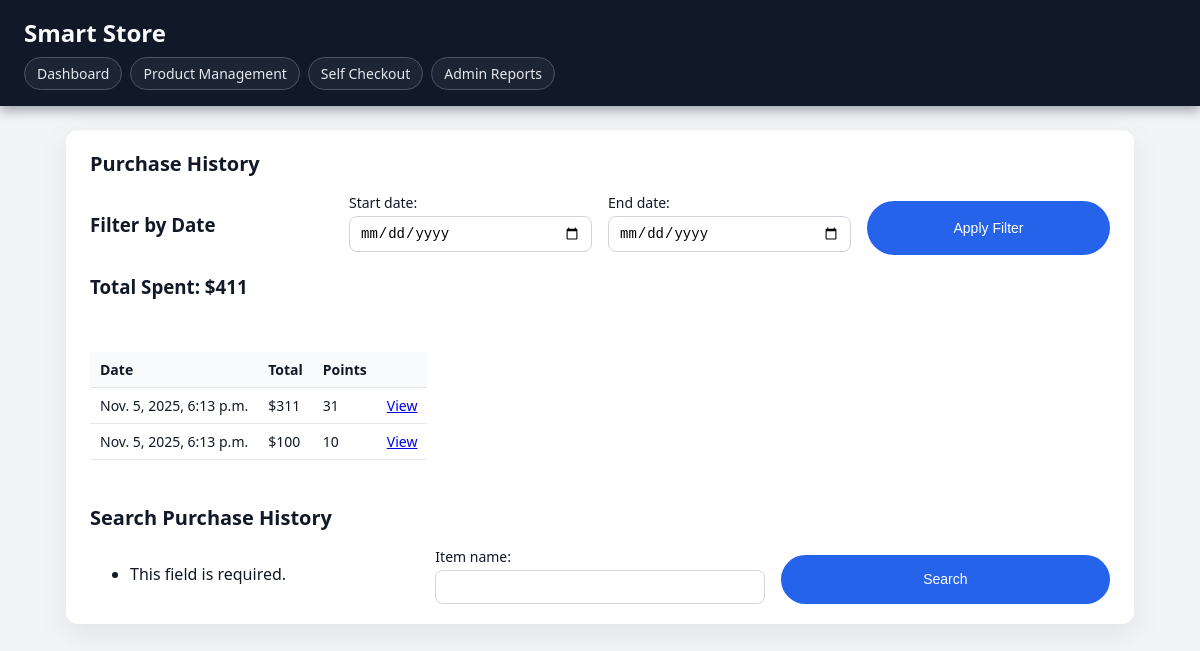
/customer/history/ (signed in), run on an earlier commit of the app's database.
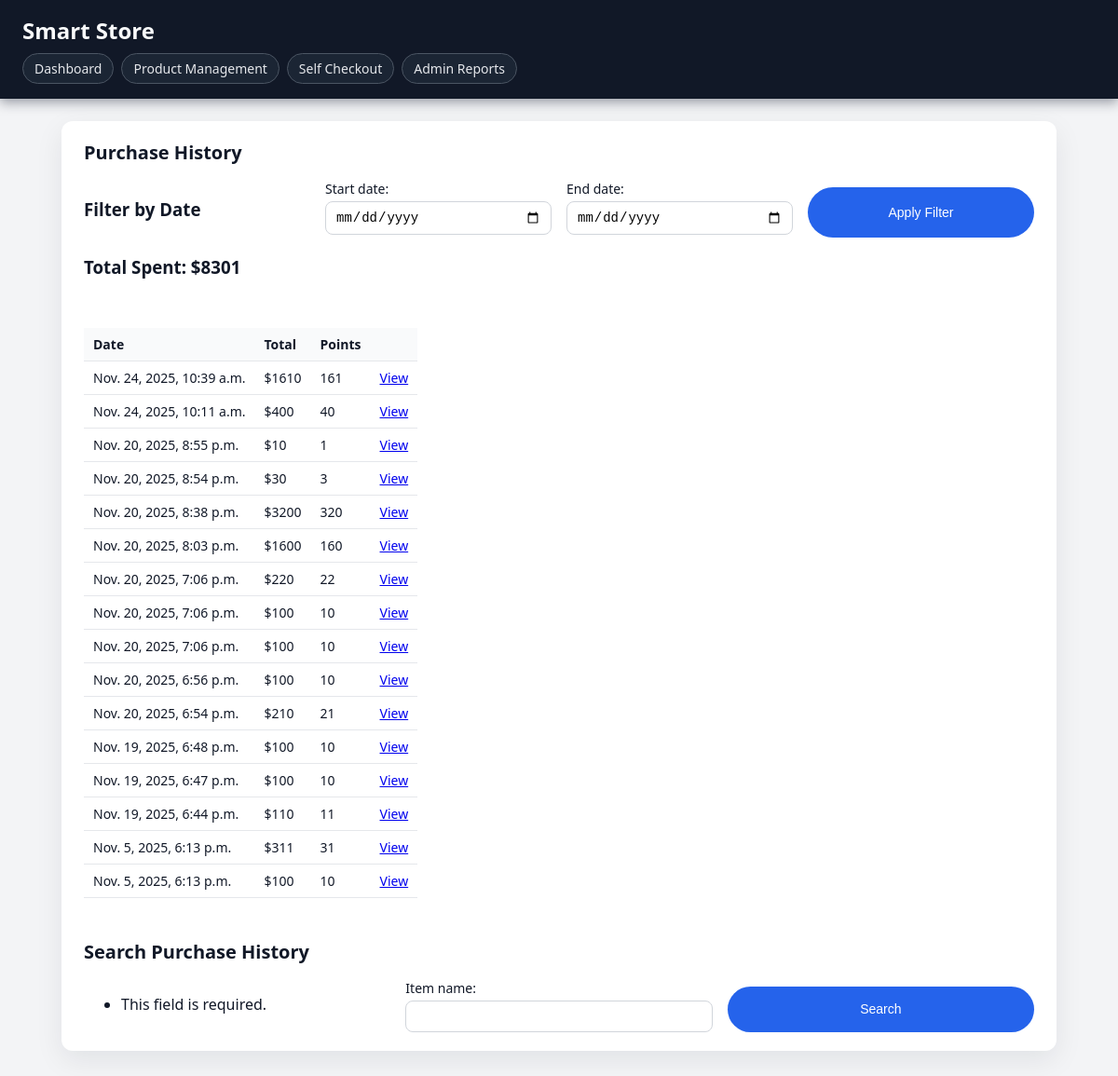
And on a later commit of the database.
### phase3/models.py (models this page shows)
class Receipts(models.Model):
    customer_id = models.ForeignKey(Customers, on_delete=models.CASCADE)
    time = models.DateTimeField()
    points_earned = models.IntegerField(default=0)
    total_price = models.IntegerField()

### phase3/views.py (the view, shortened to what this page needs)
# urls.py: path("customer/history/", views.customer_receipt_history, name="customer_receipt_history"),
def customer_receipt_history(request):
    customer_id = request.session.get("customer_id")
    if not customer_id:
        return redirect("self_checkout_login")
    customer = get_object_or_404(Customers, id=customer_id)
    receipts = Receipts.objects.filter(customer_id=customer).order_by("-time")
    form = DateRangeForm(request.GET)
    if form.is_valid():
        start = form.cleaned_data.get("start_date")
        end = form.cleaned_data.get("end_date")
        if start:
            receipts = receipts.filter(time__date__gte=start)
        if end:
            receipts = receipts.filter(time__date__lte=end)
    total_spent = receipts.aggregate(sum=Sum("total_price"))["sum"] or 0
    search_form = PurchaseSearchForm(request.GET)
    info = None
    return render(request, "customer_receipt_history.html", {
        "customer": customer,
        "receipts": receipts,
        "form": form,
        "search_form": search_form,
        "info": info,
        "total_spent": total_spent,
    })

### phase3/forms.py
class DateRangeForm(forms.Form):
    start_date = forms.DateField(required=False, widget=forms.DateInput(attrs={'type': 'date'}))
    end_date = forms.DateField(required=False, widget=forms.DateInput(attrs={'type': 'date'}))

class PurchaseSearchForm(forms.Form):
    item_name = forms.CharField(max_length=255)

### phase3/templates/customer_receipt_history.html (shortened to what this page needs)
{% extends "base.html" %}
{% block content %}
<section class="card">
    <h2>Purchase History</h2>
    <form method="GET" class="filter-form">
        <h3>Filter by Date</h3>
        {{ form.as_p }}
        <button type="submit">Apply Filter</button>
    </form>
    <h3>Total Spent: ${{ total_spent }}</h3>
    <br>
    <table>
        <tr>
            <th>Date</th>
            <th>Total</th>
            <th>Points</th>
            <th></th>
        </tr>
        {% for r in receipts %}
        <tr>
            <td>{{ r.time }}</td>
            <td>${{ r.total_price }}</td>
            <td>{{ r.points_earned }}</td>
            <td><a href="{% url 'receipt_detail' r.id %}">View</a></td>
        </tr>
        {% empty %}
        <tr>
            <td colspan="4">No receipts found for this period.</td>
        </tr>
        {% endfor %}
    </table>
    <br><br>
    <h2>Search Purchase History</h2>
    <form method="GET" class="filter-form">
        {{ search_form.as_p }}
        <button type="submit">Search</button>
    </form>
</section>
{% endblock %}

What changed in the data, as far as the page shows it:
added Receipts: time "Nov. 24, 2025, 10:39 a.m.", total_price "1610", points_earned "161"
added Receipts: time "Nov. 24, 2025, 10:11 a.m.", total_price "400", points_earned "40"
added Receipts: time "Nov. 20, 2025, 8:55 p.m.", total_price "10", points_earned "1"
added Receipts: time "Nov. 20, 2025, 8:54 p.m.", total_price "30", points_earned "3"
added Receipts: time "Nov. 20, 2025, 8:38 p.m.", total_price "3200", points_earned "320"
added Receipts: time "Nov. 20, 2025, 8:03 p.m.", total_price "1600", points_earned "160"
added Receipts: time "Nov. 20, 2025, 7:06 p.m.", total_price "220", points_earned "22"
added Receipts: time "Nov. 20, 2025, 7:06 p.m.", total_price "100", points_earned "10"
added Receipts: time "Nov. 20, 2025, 7:06 p.m.", total_price "100", points_earned "10"
added Receipts: time "Nov. 20, 2025, 6:56 p.m.", total_price "100", points_earned "10"
added Receipts: time "Nov. 20, 2025, 6:54 p.m.", total_price "210", points_earned "21"
added Receipts: time "Nov. 19, 2025, 6:48 p.m.", total_price "100", points_earned "10"
added Receipts: time "Nov. 19, 2025, 6:47 p.m.", total_price "100", points_earned "10"
added Receipts: time "Nov. 19, 2025, 6:44 p.m.", total_price "110", points_earned "11"
Also different on the page:
{{ total_spent }}: "411" → "8301"
